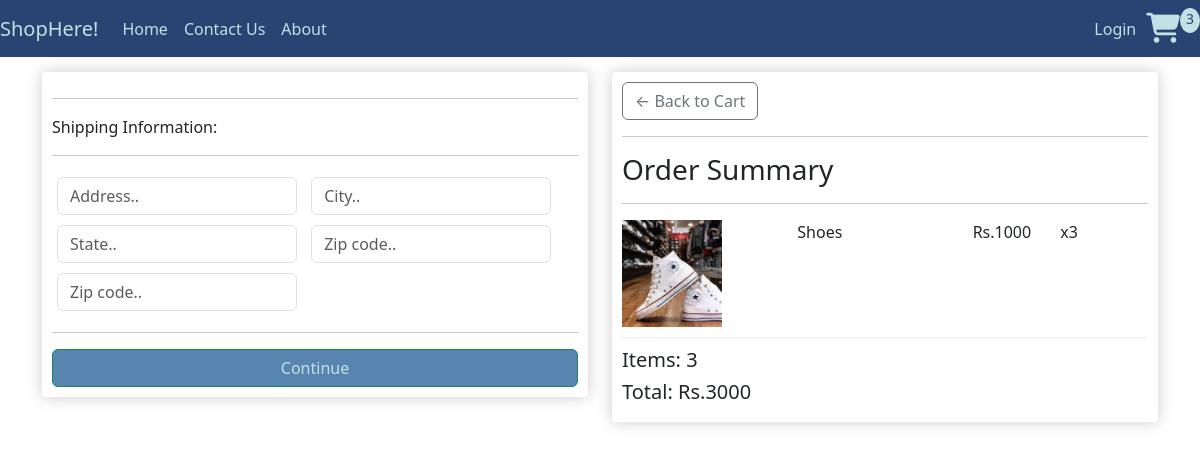
The page /checkout/ (signed in) on the database as committed earlier.
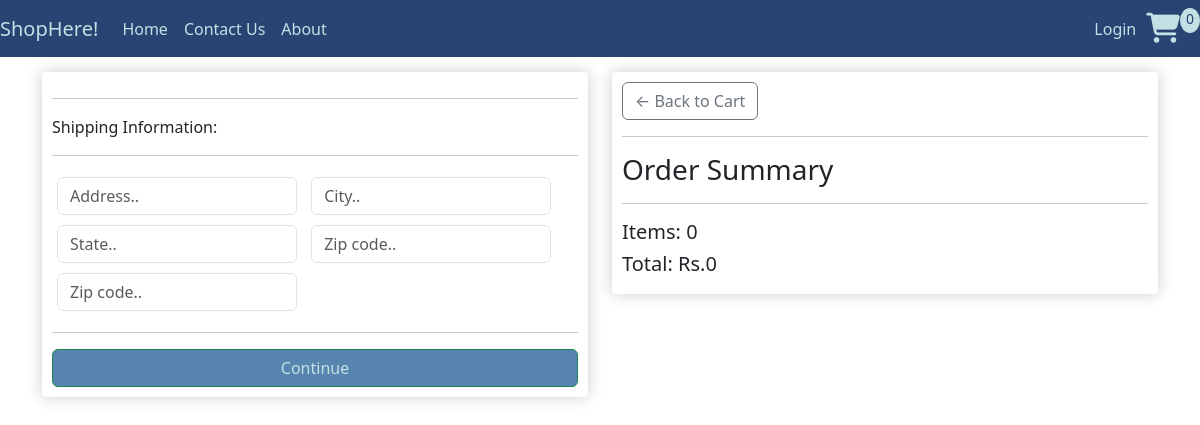
The same page on the database as committed later.
### shop/models.py (models this page shows, shortened)
class OrderItem(models.Model):
    product=models.ForeignKey(Product_details,on_delete=models.SET_NULL,null=True)
    order=models.ForeignKey(Order,on_delete=models.SET_NULL,null=True)
    quantity=models.IntegerField(default=0,null=True,blank=True)
    date_added=models.DateTimeField(auto_now_add=True)
    @property
    def get_total(self):
        total=self.product.price*self.quantity
        return total

class Product_details(models.Model):
    prod_id=models.AutoField
    prod_name=models.CharField(max_length=30)
    prod_desc=models.TextField()
    image = models.ImageField(upload_to='product/images', default="")
    price = models.IntegerField(default=0)
    pub_date=models.DateField(auto_now_add=True)
    category=models.CharField(max_length=50,default="Sale")
    digital = models.BooleanField(default=False, null=True, blank=True)

class Order(models.Model):
    customer=models.ForeignKey(Customer,on_delete=models.SET_NULL,null=True,blank=True)
    date_ordered=models.DateTimeField(auto_now_add=True)
    complete=models.BooleanField(default=False)
    transaction_id=models.CharField(max_length=100,null=True)
    @property
    def shipping(self):
        shipping=False
        orderitems=self.orderitem_set.all()
        for i in orderitems:
            if i.product.digital ==False:
                shipping=True
            return shipping
    @property
    def get_cart_total(self):
        orderitems=self.orderitem_set.all()
        total=sum([item.get_total for item in orderitems])
        return total
    @property
    def get_cart_items(self):
        orderitems=self.orderitem_set.all()
        total=sum([item.quantity for item in orderitems])
        return total

### shop/views.py (the view)
# urls.py: path('checkout/',views.checkout,name='Checkout'),
def checkout(request):
    data=cartData(request)
    cartItems=data['cartItems']
    order=data['order']
    items=data['items']
    context={'items':items,'order':order,'cartItems':cartItems}
    return render(request,'checkout.html',context)

### shop/utilis.py (called while the page is built)
def cartData(request):
    if request.user.is_authenticated:
        customer=request.user.customer
        order,created=Order.objects.get_or_create(customer=customer,complete=False)
        items=order.orderitem_set.all()
        cartItems=order.get_cart_items
    else:
        cookieData = cookieCart(request)
        cartItems = cookieData['cartItems']
        order = cookieData['order']
        items = cookieData['items']
    return {'cartItems':cartItems,'order':order,'items':items}

### shop/templates/checkout.html (shortened to what this page needs)
{% extends 'index.html' %}
{% load static %}
{% block body %}
<div class="row">
    <div class="col-lg-6">
        <div class="box-element" id="form-wrapper">
            <form id="form">
                <div id="shipping-info">
                    <hr>
                    <p>Shipping Information:</p>
                    <hr>
                    <div class="form-field">
                        <input class="form-control" type="text" name="address" placeholder="Address..">
                    </div>
                    <div class="form-field">
                        <input class="form-control" type="text" name="city" placeholder="City..">
                    </div>
                    <div class="form-field">
                        <input class="form-control" type="text" name="state" placeholder="State..">
                    </div>
                    <div class="form-field">
                        <input class="form-control" type="text" name="zipcode" placeholder="Zip code..">
                    </div>
                    <div class="form-field">
                        <input class="form-control" type="text" name="country" placeholder="Zip code..">
                    </div>
                </div>
                <hr>
                <div class="d-grid gap-2">
                <input id="form-button" class="btn btn-success btn-block" type="submit button" value="Continue" style="color: #c3e0e5; background-color: #5885af;">
                </div>
            </form>
        </div>
        <br>
    </div>
    <div class="col-lg-6">
        <div class="box-element">
            <a class="btn btn-outline-secondary" href="{% url 'Cart' %}">&#x2190; Back to Cart</a>
            <hr>
            <h3>Order Summary</h3>
            <hr>
            {% for item in items %}
            <div class="cart-row">
                <div style="flex:2"><img class="row-image" src="/media/{{item.product.image}}"></div>
                <div style="flex:2">
                    <p>{{item.product.prod_name}}</p>
                </div>
                <div style="flex:1">
                    <p>Rs.{{item.product.price}}</p>
                </div>
                <div style="flex:1">
                    <p>x{{item.quantity}}</p>
                </div>
            </div>
            {% endfor %}
            <h5>Items: {{order.get_cart_items}}</h5>
            <h5>Total: Rs.{{order.get_cart_total}}</h5>
        </div>
    </div>
</div>
{% endblock %}

Rows that differ between the two databases and show on the page:
removed OrderItem: product.image (picture), product.prod_name "Shoes", product.price "1000", quantity "3"
computed for Order: get_cart_items "3" → "0"; get_cart_total "3000" → "0"
Other text that changed with them:
{{ cartItems }}: "3" → "0"
